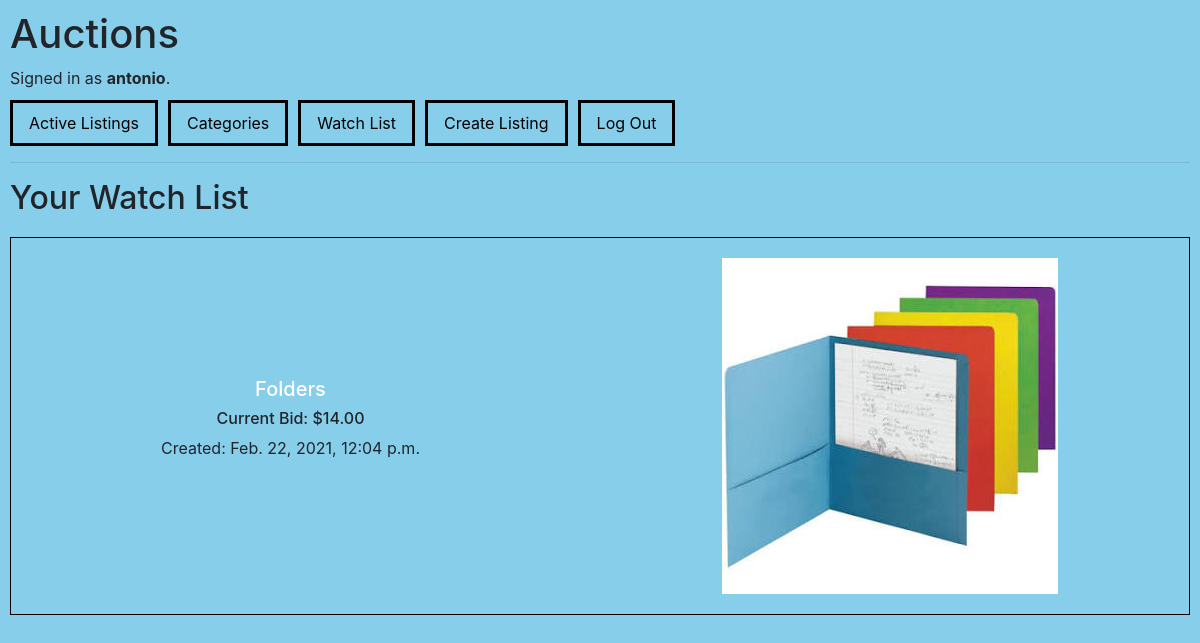
Screenshot of /watchlist (signed in) with the database file from the repository.
### auctions/models.py (models this page shows)
class User(AbstractUser):
    pass

class Listing(models.Model):
    creator = models.ForeignKey(User, on_delete=models.CASCADE)
    title = models.CharField(max_length=50)
    description = models.TextField(max_length=200)
    starting_bid = models.DecimalField(max_digits=7, decimal_places=2, validators = [MinValueValidator(0.01)])
    image = models.ImageField(upload_to='listing_images/', max_length=255, null=True, blank=True)
    category = models.CharField(max_length=15, choices=category_choices, default=None, null=True, blank=True)
    isactive = models.BooleanField(default=True)
    createtime = models.DateTimeField(auto_now=True)
    def __str__(self):
        return self.title

### auctions/views.py (the view)
# urls.py: path("watchlist", views.watchlist, name="watchlist"),
def watchlist(request):
    listings_unsorted = Watchlist.objects.filter(user_id=request.user)
    print(listings_unsorted)
    l = []
    for x in listings_unsorted:
        l.append(x.id_of_listing)
        print(l)
    listings_unsorted = Listing.objects.filter(title__in = l)
    listings = sorted(listings_unsorted, key=lambda x: x.createtime, reverse=True)
    return render(request, "auctions/watchlist.html",{
        "listings":listings,
    })

### auctions/templates/auctions/watchlist.html
{% extends "auctions/layout.html" %}
{% block body %}
    <h2>Your Watch List</h2>
    {% if listings %}
        {% for listing in listings %}
        <div class="flex-container" style="border: 1px solid black; text-align: center;  margin-top: 20px;">
            <div class="flex-child text">
            <a style="color: white; text-decoration: none;" href="listing/{{ listing.id }}"><h5>{{ listing.title }}</h5></a>
            <h6>Current Bid: ${{ listing.starting_bid }}</h6>
            <p>Created: {{ listing.createtime }}</p>
            </div>
            <div class="flex-child image" style="padding: 20px;">
            {% if listing.image %}
                <a href="listing/{{ listing.id }}"><img src="{{ listing.image.url }}"  width="360"></a>
            {% endif %}
            </div>
        </div>
        {% endfor %}
    {% endif %}
{% endblock %}

### auctions/templates/auctions/layout.html (shortened to what this page needs)
{% load static %}
<!DOCTYPE html>
<html lang="en">
    <head>
        <link rel="stylesheet" href="https://stackpath.bootstrapcdn.com/bootstrap/4.4.1/css/bootstrap.min.css">
        <link href="{% static 'css/styles.css' %}" rel="stylesheet">
    </head>
    <body>
        <h1>Auctions</h1>
        <div class="signedinas">
            {% if user.is_authenticated %}
                Signed in as <strong>{{ user.username }}</strong>.
            {% else %}
                Not signed in.
            {% endif %}
        </div>
        <ul class="nav">
            <li class="nav-item">
                <a class="nav-link" href="{% url 'index' %}">Active Listings</a>
            </li>
            <li class="nav-item">
                <a class="nav-link" href="{% url 'categories' %}">Categories</a>
            </li>
            {% if user.is_authenticated %}
                <li class="nav-item">
                    <a class="nav-link" href="{% url 'watchlist' %}">Watch List</a>
                </li>
                <li class="nav-item">
                    <a class="nav-link" href="{% url 'create' %}">Create Listing</a>
                </li>
                <li class="nav-item">
                    <a class="nav-link" href="{% url 'logout' %}">Log Out</a>
                </li>
            {% endif %}
        </ul>
        <hr>
        {% block body %}
        {% endblock %}
    </body>
</html>

### auctions/static/css/styles.css (style rules this page uses)
body { padding: 10px; background-color: skyblue; }
.nav-link { border-width: 1px; border: solid; border-color: black; margin-right: 10px; color: black; }
.signedinas { margin-bottom: 10px; }
.flex-container { display: flex; height: auto; }
img { max-height: fit-content; max-width: fit-content; }
.flex-child { flex: 1; display: flex; justify-content: center; align-content: center; flex-direction: column; }
.flex-child:first-child { margin-right: 20px; }

### rows the page displays
User: username "antonio"
Listing: title "Folders", starting_bid "14.00", createtime "Feb. 22, 2021, 12:04 p.m.", image (picture)
